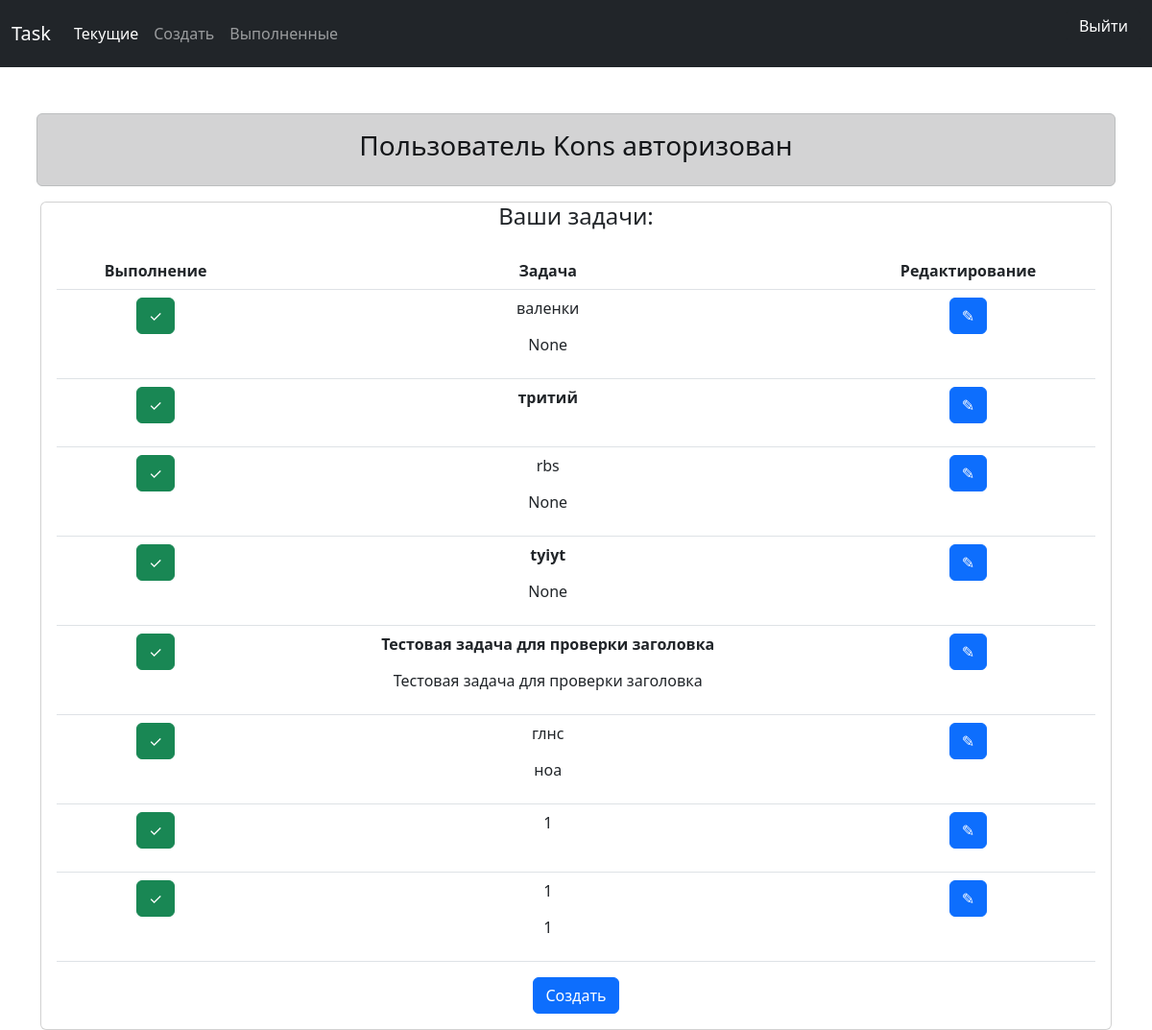
/current/ (signed in), run on the app's committed database.
### todo/models.py (models this page shows, shortened)
class Todo(models.Model):
    title = models.CharField(max_length=100)
    memo = models.TextField(null=False)
    created = models.DateTimeField(auto_now_add=True)
    datevompleted = models.DateTimeField(null=True, blank=True)
    important = models.BooleanField(default=False)
    user = models.ForeignKey(User, on_delete=models.CASCADE)

### todo/views.py (the view)
# urls.py: path('current/', views.currenttodos, name='currenttodos'),
@login_required
def currenttodos(request):
    todos = Todo.objects.filter(user=request.user, datevompleted__isnull=True)
    return render(request,'todo/currenttodos.html',{'todos':todos})

### todo/templates/todo/currenttodos.html (shortened to what this page needs)
<head>
</head>
{% extends "todo/base.html" %}
{% block content %}
<div class="container">
    <div class="col-md-12 col-12 col-sm-12">
        <div class="card">
            <div class="text-center">
                <h4 >Ваши задачи:</h4>
                <div class="display-5">
                    <div class="card-body">
                        <div class="table-responsive">
                            <table class="table table-hover">
                                <tr>
                                    <th class="text-center">Выполнение</th>
                                    <th class="text-center">Задача</th>
                                    <th class="text-center">Редактирование</th>
                                </tr>
                                <tr>
                                    {% for todo in todos %}
                                    <td class="text-center">
                                        <form enctype="multipart/form-data">
                                            <button type="submit" class="btn btn-{% if todo.datevompleted %}danger{% else %}success{% endif %}"
                                                    aria-label="Выполнение задачи"
                                                    onclick="markСompleted('{{ todo.id }}')">
                                                {% if todo.datevompleted %}
                                                ✘
                                                {% else %}
                                                ✓
                                                {% endif %}
                                            </button>
                                        </form>
                                    </td>
                                    <td class="text-center task-{{ todo.id }}">
                                        <p href="{% url 'viewstodo' todo.id %}" class="link-dark" {% if todo.datevompleted %} style="text-decoration: line-through" {% endif %}>
                                            {% if todo.important %}<b>{{ todo.title }}</b>
                                            {% else %}
                                            {{ todo.title }}
                                            {% endif %}
                                        </p>
                                        <p class="link-dark" {% if todo.datevompleted %} style="text-decoration: line-through" {% endif %}>
                                            {{ todo.memo }}
                                        </p>
                                    </td>
                                    <td class="text-center">
                                        <form method="GET" action="{% url 'viewstodo' todo.id %}">
                                            <button class="btn btn-primary" type="submit">✎</button>
                                        </form>
                                    </td>
                                </tr>
                                {% endfor %}
                            </table>
                        <a type="button" class="btn btn-primary" href="{% url 'createtodo' %}">Создать</a>
                    </div>
                </div>
            </div>
        </div>
    </div>
</div>
{% endblock %}

### todo/templates/todo/base.html (shortened to what this page needs)
<!doctype html>
<html lang="ru">
  <head>
  </head>
</html>
<link href="https://cdn.jsdelivr.net/npm/bootstrap@5.2.2/dist/css/bootstrap.min.css" rel="stylesheet">
{% if user.is_authenticated %}
<nav class="navbar navbar-dark bg-dark navbar-expand-lg bg-light">
    <div class="container-fluid">
      <a class="navbar-brand" href="{% url 'home' %}">Task</a>
      <div class="collapse navbar-collapse" id="navbarNavAltMarkup">
        <div class="navbar-nav">
          <a class="nav-link active" aria-current="page" href="{% url 'currenttodos' %}">Текущие</a>
          <a class="nav-link" href="{% url 'createtodo' %}">Создать</a>
          <a class="nav-link" href="{% url 'completettodos' %}">Выполненные</a>
        </div>
      </div>
       <form action="{% url 'logoutuser' %}" method="POST">
    <button class="btn btn-dark" type="submit">Выйти</button>
  </form>
    </div>
  </nav>
{% endif %}
{% if user.is_authenticated %}
<div class="container px-2 text-center">
   <div class="alert alert-dark" role="alert">
  <div class="card-body">
    <p class="h3">
    Пользователь {{ user.username }} авторизован
  </div>
</div>
  </div>
{% endif %}
{% block content %}{% endblock %}

### data on the page
Todo: title "валенки", memo "None"
Todo: title "тритий"
Todo: title "rbs", memo "None"
Todo: title "tyiyt", memo "None"
Todo: title "Тестовая задача для проверки заголовка", memo "Тестовая задача для проверки заголовка"
Todo: title "глнс", memo "ноа"
Todo: title "1"
Todo: title "1", memo "1"

### other printed values
{{ user.username }} "Kons"
